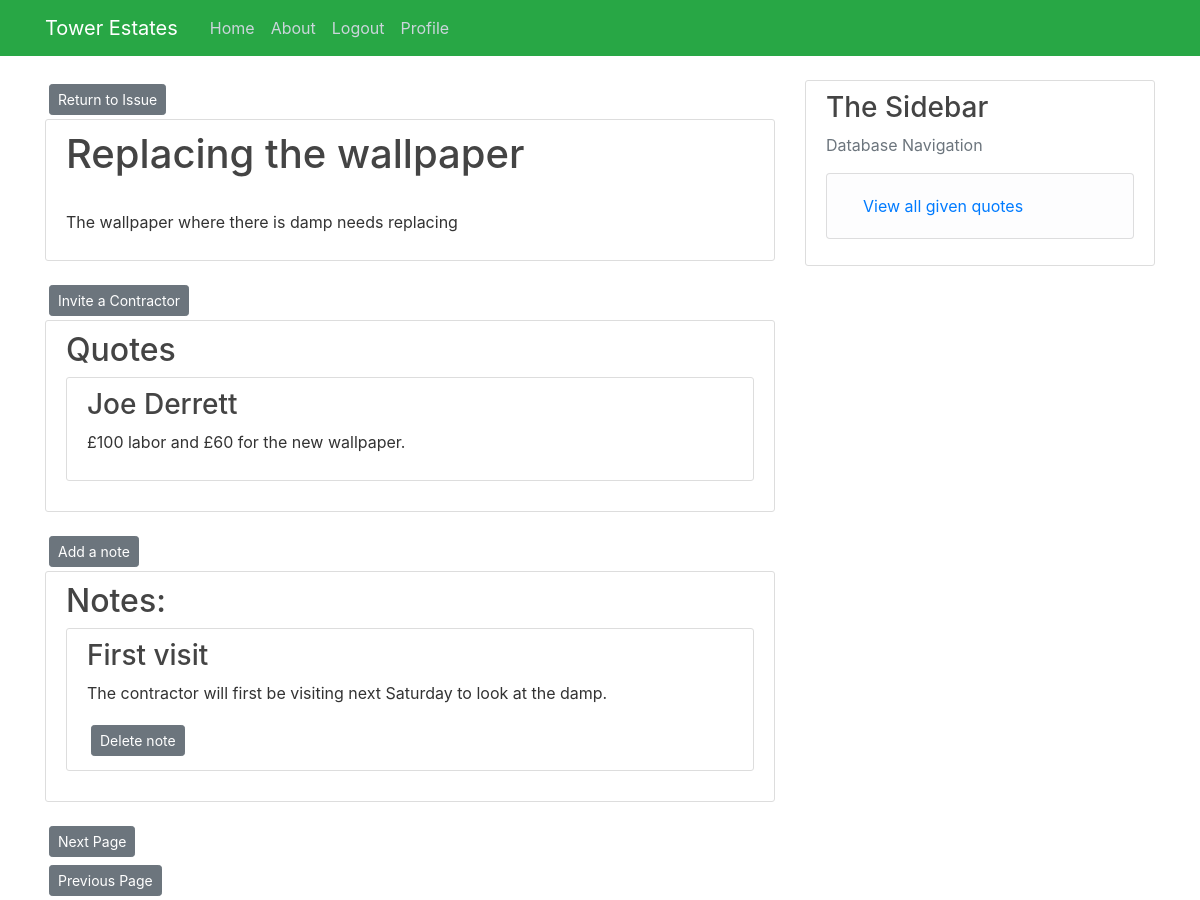
The page /Job/3 (signed in) on the database as committed earlier.
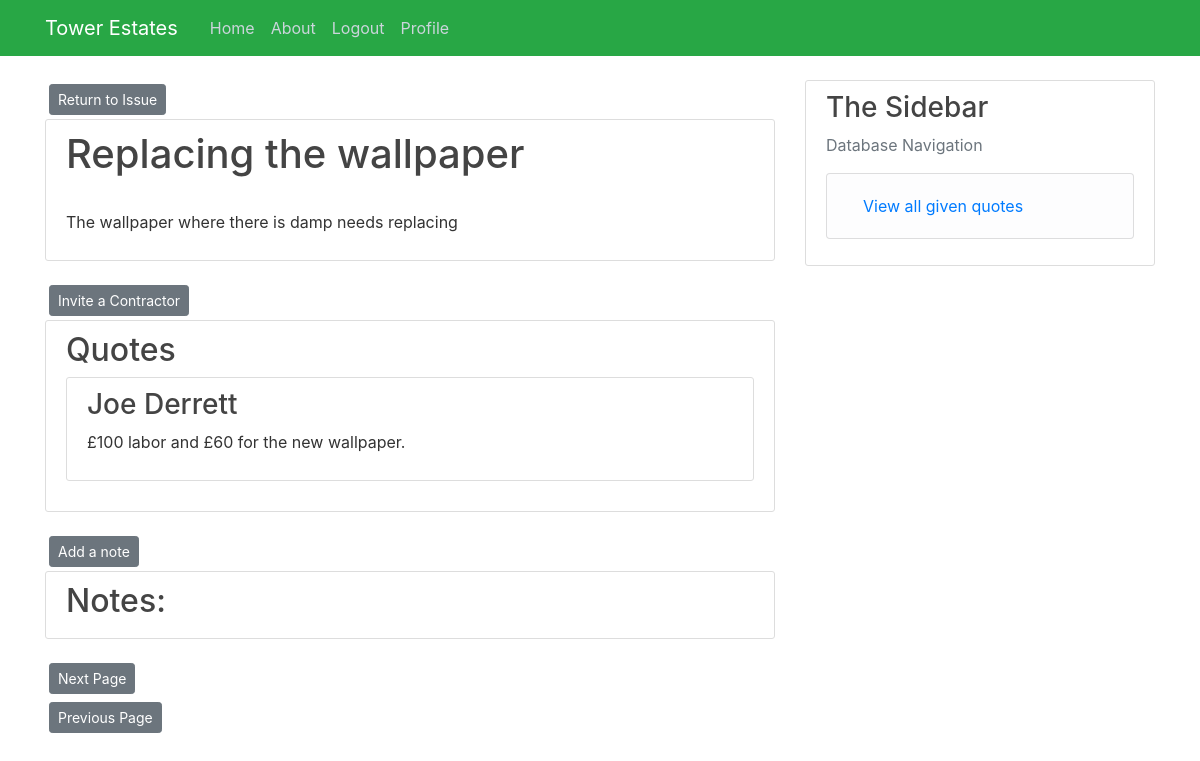
The same page on the database as committed later.
### Tower/models.py (models this page shows, shortened)
class Jobs(db.Model):
    job_id = db.Column(db.Integer, primary_key=True)
    summary = db.Column(db.String(100), nullable=False)
    content = db.Column(db.String(500), nullable=False)
    opened = db.Column(db.DateTime, nullable=False, default=datetime.utcnow())
    closed = db.Column(db.Boolean, default=False)
    issue = db.Column(db.Integer, db.ForeignKey("issue.issue_id"), nullable=False)
    quotes = db.relationship("Quotes", backref="Jobs", lazy=True, cascade="all, delete-orphan")
    notes = db.relationship("Jobs_Notes", backref="Jobs", lazy=True, cascade="all, delete-orphan")

class Quotes(db.Model):
    quote_id = db.Column(db.Integer, primary_key=True)
    created = db.Column(db.DateTime, default=datetime.utcnow)
    content = db.Column(db.String(500), nullable=False)
    chosen = db.Column(db.Boolean, default=False)
    job = db.Column(db.Integer, db.ForeignKey("jobs.job_id"), nullable=False)
    contractor = db.Column(db.Integer, db.ForeignKey("user.user_id"), nullable=False)

class User(db.Model, UserMixin):
    user_id = db.Column(db.Integer, primary_key=True)
    name = db.Column(db.String(55), nullable=False)
    phone_number= db.Column(db.String(15), nullable=False)
    role= db.Column(db.String(12), nullable=False)
    email = db.Column(db.String(120), unique=True, nullable=False)
    business= db.Column(db.String(150), nullable=True)
    password = db.Column(db.String(64), nullable=False)
    properties = db.relationship("Properties",cascade="all, delete-orphan" ,backref="User", lazy=True)
    occupants = db.relationship("Tenancies", backref="User", secondary=occupants, lazy=True)
    contractor = db.relationship("Quotes", cascade="all, delete-orphan",backref="User", lazy=True)

class Jobs_Notes(db.Model):
    note_id = db.Column(db.Integer, primary_key=True)
    job = db.Column(db.Integer, db.ForeignKey("jobs.job_id"), nullable=False)
    title = db.Column(db.String(100), nullable=False)
    content = db.Column(db.String(500), nullable=False)
    post_time = db.Column(db.DateTime, default=datetime.utcnow)

### Tower/routes.py (the view)
@app.route("/Job/<int:job_id>")
@login_required
def Job(job_id):
    page = request.args.get("page", 1, type=int)
    job = db.session.query(Jobs).filter(Jobs.job_id == job_id).first()
    quotes = db.session.query(Quotes, User).outerjoin(Quotes, User.user_id == Quotes.contractor).filter(
        Quotes.job == job_id).all()
    approved = False
    for quote in quotes:
        if quote.Quotes.chosen == True:
            approved = True
    data = db.session.query(Jobs_Notes).filter_by(job = job_id)
    notes = data.paginate(page, per_page=5)
    next_url = url_for("Job", page=notes.next_num) \
        if notes.has_next else None
    prev_url = url_for("Job", page=notes.prev_num) \
        if notes.has_prev else None
    return render_template("Job.html", title="Job page", job=job, quotes=quotes, approved=approved, notes=notes, next_url=next_url, prev_url=prev_url)

### Tower/models.py (called while the page is built)
@login_manager.user_loader
def load_user(user_id):
    return User.query.get(int(user_id))

### Tower/templates/Job.html (shortened to what this page needs)
{% extends "layout.html" %}
{% block content %}
<a class="btn btn-secondary btn-sm m-1" href="{{url_for('Issue_page', issue_id = job.issue) }}">Return to Issue</a>
<div class="content-section">
    <h2 class="account-heading"> {{ job.summary }}</h2>
    <br>
    <p>{{job.content}}</p>
</div>
<a class="btn btn-secondary btn-sm m-1" href="{{url_for('Invite_contractor', job_id = job.job_id)}}">Invite a Contractor</a>
<div class="content-section">
    <h2 class="article-title">Quotes</h2>
    {% for thing in quotes %}
        <div class="content-section">
            <h3> {{thing.User.name}}</h3>
            <p> {{thing.Quotes.content}} </p>
        </div>
    {% endfor %}
</div>
<div>
    <a class="btn btn-secondary btn-sm m-1" href=" {{url_for('add_job_note', job_id = job.job_id)}}">Add a note</a>
</div>
<div class="content-section">
    <h2 class="article-title">Notes: </h2>
    {% for note in notes.items %}
    <div class="content-section">
        <h3>{{note.title}}</h3>
        <p>{{note.content}}</p>
        <a class="btn btn-secondary btn-sm m-1" href=" {{url_for('delete_job_note', note_id = note.note_id)}}">Delete note</a>
    </div>
    {%endfor%}
</div>
<div>
    <a class="btn btn-secondary btn-sm m-1" href=" {{next_url}}">Next Page</a>
</div>
<div>
    <a class="btn btn-secondary btn-sm m-1" href=" {{prev_url}}">Previous Page</a>
</div>
{% endblock content %}

### Tower/templates/layout.html (shortened to what this page needs)
<!DOCTYPE html>
<html lang="en">
<head>
    <link rel="stylesheet" href="https://stackpath.bootstrapcdn.com/bootstrap/4.5.2/css/bootstrap.min.css"
>
    <link rel="stylesheet" type="text/css" href="{{url_for('static', filename='main.css') }}">
</head>
<body>
<header class="site-header">
    <nav class="navbar navbar-expand-md navbar-dark bg-success fixed-top">
        <div class="container">
            <a class="navbar-brand mr-4" href="/">Tower Estates</a>
            <div class="collapse navbar-collapse" id="navbarToggle">
                <div class="navbar-nav mr-auto">
                    <a class="nav-item nav-link" href="{{ url_for('home') }}">Home</a>
                    <a class="nav-item nav-link" href="{{ url_for('about') }}">About</a>
                    {% if current_user.is_authenticated %}
                    <a class="nav item nav-link" href="{{ url_for('logout') }}">Logout</a>
                    {% else %}
                    <a class="nav-item nav-link" href="{{ url_for('login') }}">Login</a>
                    {% endif %}
                    {% if current_user.role == ('Contractor') %}
                    <a class="nav-item nav-link" href="{{ url_for('Contractor', user_id = current_user.user_id)}}">Profile</a>
                    {% endif %}
                </div>
            </div>
        </div>
    </nav>
</header>
<main role="main" class="container">
    <div class="row">
        <div class="col-md-8">
            {% block content %}{% endblock %}
        </div>
        {% if current_user.is_authenticated %}
        <div class="col-md-4">
            <div class="content-section">
                <h3>The Sidebar</h3>
                <p class='text-muted'> Database Navigation
                <ul class="list-group">
                    {% if current_user.role == ('Admin') %}
                    <li class="list-group-item list-group-item-light"><a class="nav-item nav-link"
                                                                         href="{{ url_for('search_users') }}">Search
                        Users</a></li>
                    <li class="list-group-item list-group-item-light"><a class="nav-item nav-link"
                                                                         href="{{ url_for('register') }}">Register a New
                        User</a></li>
                    <li class="list-group-item list-group-item-light"><a class="nav-item nav-link"
                                                                         href="{{ url_for('new_property') }}">New
                        Property</a></li>
                    <li class="list-group-item list-group-item-light"><a class="nav-item nav-link"
                                                                         href="{{ url_for('new_tenancy') }}">New
                        Tenancy</a></li>
                    <li class="list-group-item list-group-item-light"><a class="nav-item nav-link"
                                                                         href="{{ url_for('add_tenant') }}"> Add A
                        Tenant to a Tenancy</a></li>
                    <li class="list-group-item list-group-item-light"><a class="nav-item nav-link"
                                                                         href="{{url_for('search_properties') }}">
                        Search Properties</a></li>
                    <li class="list-group-item list-group-item-light"><a class="nav-item nav-link"
                                                                         href="{{ url_for('all_issues') }}">
                        View all open issues</a></li>
                    <li class="list-group-item list-group-item-light"><a class="nav-item nav-link"
                                                                         href="{{ url_for('all_users') }}">
                        View all users</a></li>
                    {%elif current_user.role == ('Landlord') %}
                <li class="list-group-item list-group-item-light"><a class<a class="nav-item nav-link" href="{{url_for('Landlord_issues')}}"> View all issues</a></li>
                    {%elif current_user.role == ('Contractor')%}
                <li class="list-group-item list-group-item-light"><a class<a class="nav-item nav-link" href="{{url_for('contractor_all_quotes', user_id = current_user.user_id)}}"> View all given quotes</a></li>
                    {%endif%}
                </ul>
                </p>
            </div>
        {%endif%}
        </div>
    </div>
</main>
</body>
</html>

### Tower/Static/main.css (style rules this page uses)
body { background: #ffffff; color: #333333; margin-top: 5rem; }
h1, h2, h3, h4, h5, h6 { color: #444444; }
.site-header .navbar-nav .nav-link { color: #cbd5db; }
.content-section { background: #ffffff; padding: 10px 20px; border: 1px solid #dddddd; border-radius: 3px; margin-bottom: 20px; }
.article-title { color: #444444; }
.account-heading { font-size: 2.5rem; }

Rows that differ between the two databases and show on the page:
removed Jobs_Notes: title "First visit", content "The contractor will first be visiting next Saturday to look at the damp."
